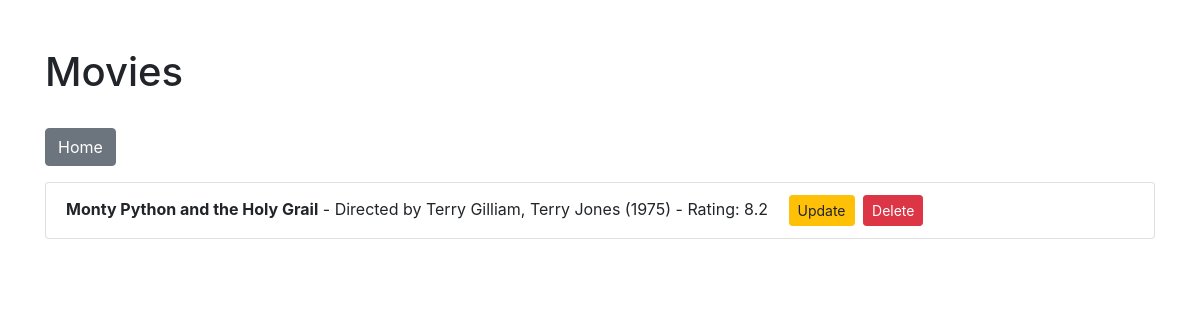
Screenshot of /users/movies?user_id=9 with the database file from the repository.
### models.py (models this page shows)
class Movie(db.Model):
    movie_id = db.Column(db.Integer, primary_key=True)
    name = db.Column(db.String(120), nullable=False)
    director = db.Column(db.String(120), nullable=False)
    year = db.Column(db.Integer, nullable=False)
    rating = db.Column(db.Float, nullable=False)
    user_id = db.Column(db.Integer, db.ForeignKey('user.user_id'), nullable=False)

### app.py (the view)
@app.route('/users/movies')
def user_movies():
    user_id = request.args.get('user_id')
    if user_id:
        movies = Movie.query.filter_by(user_id=user_id).all()
    else:
        movies = Movie.query.all()
    return render_template('movies.html', movies=movies)

### templates/movies.html (shortened to what this page needs)
<!DOCTYPE html>
<html lang="en">
<head>
    <link rel="stylesheet" href="https://stackpath.bootstrapcdn.com/bootstrap/4.5.2/css/bootstrap.min.css">
</head>
<body>
    <div class="container">
        <h1 class="mt-5">Movies</h1>
        <div class="mt-3">
            <a href="{{ url_for('home') }}" class="btn btn-secondary mt-3">Home</a>
        </div>
        <ul class="list-group mt-3">
            {% for movie in movies %}
                <li class="list-group-item">
                    <strong>{{ movie.name }}</strong> - Directed by {{ movie.director }} ({{ movie.year }}) - Rating: {{ movie.rating }}
                    <a href="{{ url_for('update_movie', user_id=movie.user_id, movie_id=movie.movie_id) }}" class="btn btn-warning btn-sm ml-3">Update</a>
                    <a href="{{ url_for('delete_movie', user_id=movie.user_id, movie_id=movie.movie_id) }}" class="btn btn-danger btn-sm ml-1">Delete</a>
                </li>
            {% endfor %}
        </ul>
    </div>
</body>
</html>

### rows the page displays
Movie: name "Monty Python and the Holy Grail", director "Terry Gilliam, Terry Jones", year "1975", rating "8.2"
